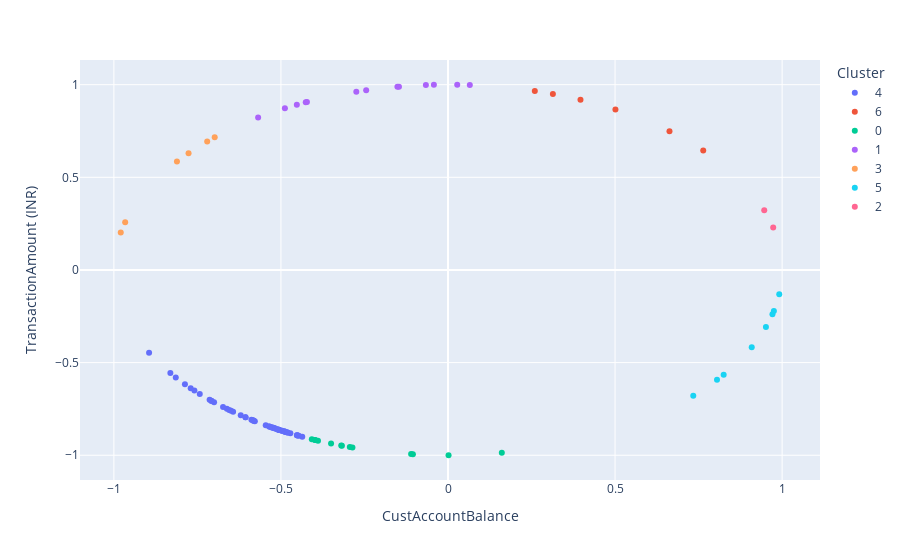

Notebook code cell kept with this figure:
### Code cell
import plotly.express as px
gmm = GaussianMixture(n_components=7)
gmm.fit(X)
clusters_identificados = gmm.predict(X)
datos_con_clusters = data
datos_con_clusters['CustAccountBalance'] = X.T[0]
datos_con_clusters['TransactionAmount (INR)'] = X.T[1]
datos_con_clusters['Cluster'] = clusters_identificados
datos_con_clusters["Cluster"] = datos_con_clusters["Cluster"].astype("category")

fig = px.scatter(
    datos_con_clusters, 
    x = "CustAccountBalance", 
    y = "TransactionAmount (INR)", 
    color = "Cluster",
)
fig.show()

### Figure 1 — Plotly figure (JSON) as saved in the notebook; plotly's stock layout.template omitted (floating-point values rounded to 4 significant figures)
{"data": [{"hovertemplate": "Cluster=4<br>CustAccountBalance=%{x}<br>TransactionAmount (INR)=%{y}<extra></extra>", "legendgroup": "4", "marker": {"color": "#636efa", "symbol": "circle"}, "mode": "markers", "name": "4", "orientation": "v", "showlegend": true, "type": "scatter", "x": [-0.5456, -0.6733, -0.5094, -0.5232, -0.759, -0.5191, -0.4806, -0.7874, -0.4464, -0.4719, -0.7701, -0.6203, -0.4522, -0.5835, -0.831, -0.5781, -0.5058, -0.6431, -0.7001, -0.5066, -0.4519, -0.4362, -0.5821, -0.8946, -0.4888, -0.6061, -0.7073, -0.4966, -0.606, -0.7087, -0.4875, -0.5303, -0.5884, -0.4861, -0.5233, -0.5831, -0.4977, -0.7135, -0.7429, -0.4912, -0.5352, -0.5048, -0.535, -0.5272, -0.6619, -0.4801, -0.6494, -0.8147, -0.6548, -0.517, -0.5117, -0.4501], "xaxis": "x", "y": [-0.8381, -0.7394, -0.8605, -0.8522, -0.6511, -0.8547, -0.8769, -0.6165, -0.8948, -0.8817, -0.6379, -0.7843, -0.8919, -0.8121, -0.5563, -0.816, -0.8627, -0.7658, -0.714, -0.8622, -0.892, -0.8999, -0.8131, -0.4468, -0.8724, -0.7954, -0.7069, -0.868, -0.7954, -0.7055, -0.8731, -0.8478, -0.8086, -0.8739, -0.8522, -0.8124, -0.8674, -0.7006, -0.6694, -0.8711, -0.8447, -0.8633, -0.8449, -0.8497, -0.7496, -0.8772, -0.7605, -0.5798, -0.7558, -0.856, -0.8592, -0.893], "yaxis": "y"}, {"hovertemplate": "Cluster=6<br>CustAccountBalance=%{x}<br>TransactionAmount (INR)=%{y}<extra></extra>", "legendgroup": "6", "marker": {"color": "#EF553B", "symbol": "circle"}, "mode": "markers", "name": "6", "orientation": "v", "showlegend": true, "type": "scatter", "x": [0.3139, 0.7639, 0.2598, 0.3965, 0.5011, 0.6629], "xaxis": "x", "y": [0.9494, 0.6454, 0.9657, 0.918, 0.8654, 0.7487], "yaxis": "y"}, {"hovertemplate": "Cluster=0<br>CustAccountBalance=%{x}<br>TransactionAmount (INR)=%{y}<extra></extra>", "legendgroup": "0", "marker": {"color": "#00cc96", "symbol": "circle"}, "mode": "markers", "name": "0", "orientation": "v", "showlegend": true, "type": "scatter", "x": [-0.3195, -0.35, -0.4076, -0.3891, -0.3176, -0.3981, -0.3978, -0.1051, 0.001651, -0.2939, -0.2861, -0.1105, 0.1611], "xaxis": "x", "y": [-0.9476, -0.9368, -0.9132, -0.9212, -0.9482, -0.9174, -0.9175, -0.9945, -1.0, -0.9558, -0.9582, -0.9939, -0.9869], "yaxis": "y"}, {"hovertemplate": "Cluster=1<br>CustAccountBalance=%{x}<br>TransactionAmount (INR)=%{y}<extra></extra>", "legendgroup": "1", "marker": {"color": "#ab63fa", "symbol": "circle"}, "mode": "markers", "name": "1", "orientation": "v", "showlegend": true, "type": "scatter", "x": [-0.2449, -0.1514, 0.0276, -0.4524, -0.04227, -0.4881, 0.06528, -0.4222, -0.1468, -0.4257, -0.2745, -0.06621, -0.5683], "xaxis": "x", "y": [0.9695, 0.9885, 0.9996, 0.8918, 0.9991, 0.8728, 0.9979, 0.9065, 0.9892, 0.9049, 0.9616, 0.9978, 0.8228], "yaxis": "y"}, {"hovertemplate": "Cluster=3<br>CustAccountBalance=%{x}<br>TransactionAmount (INR)=%{y}<extra></extra>", "legendgroup": "3", "marker": {"color": "#FFA15A", "symbol": "circle"}, "mode": "markers", "name": "3", "orientation": "v", "showlegend": true, "type": "scatter", "x": [-0.8112, -0.9794, -0.7207, -0.6982, -0.9662, -0.7765], "xaxis": "x", "y": [0.5847, 0.2017, 0.6933, 0.7159, 0.2577, 0.6301], "yaxis": "y"}, {"hovertemplate": "Cluster=5<br>CustAccountBalance=%{x}<br>TransactionAmount (INR)=%{y}<extra></extra>", "legendgroup": "5", "marker": {"color": "#19d3f3", "symbol": "circle"}, "mode": "markers", "name": "5", "orientation": "v", "showlegend": true, "type": "scatter", "x": [0.9711, 0.9753, 0.8051, 0.825, 0.909, 0.9515, 0.9914, 0.7341], "xaxis": "x", "y": [-0.2389, -0.2208, -0.5931, -0.5651, -0.4168, -0.3077, -0.1309, -0.6791], "yaxis": "y"}, {"hovertemplate": "Cluster=2<br>CustAccountBalance=%{x}<br>TransactionAmount (INR)=%{y}<extra></extra>", "legendgroup": "2", "marker": {"color": "#FF6692", "symbol": "circle"}, "mode": "markers", "name": "2", "orientation": "v", "showlegend": true, "type": "scatter", "x": [0.9465, 0.9733], "xaxis": "x", "y": [0.3228, 0.2297], "yaxis": "y"}], "layout": {"legend": {"title": {"text": "Cluster"}, "tracegroupgap": 0}, "margin": {"t": 60}, "xaxis": {"anchor": "y", "domain": [0, 1], "title": {"text": "CustAccountBalance"}}, "yaxis": {"anchor": "x", "domain": [0, 1], "title": {"text": "TransactionAmount (INR)"}}}}
